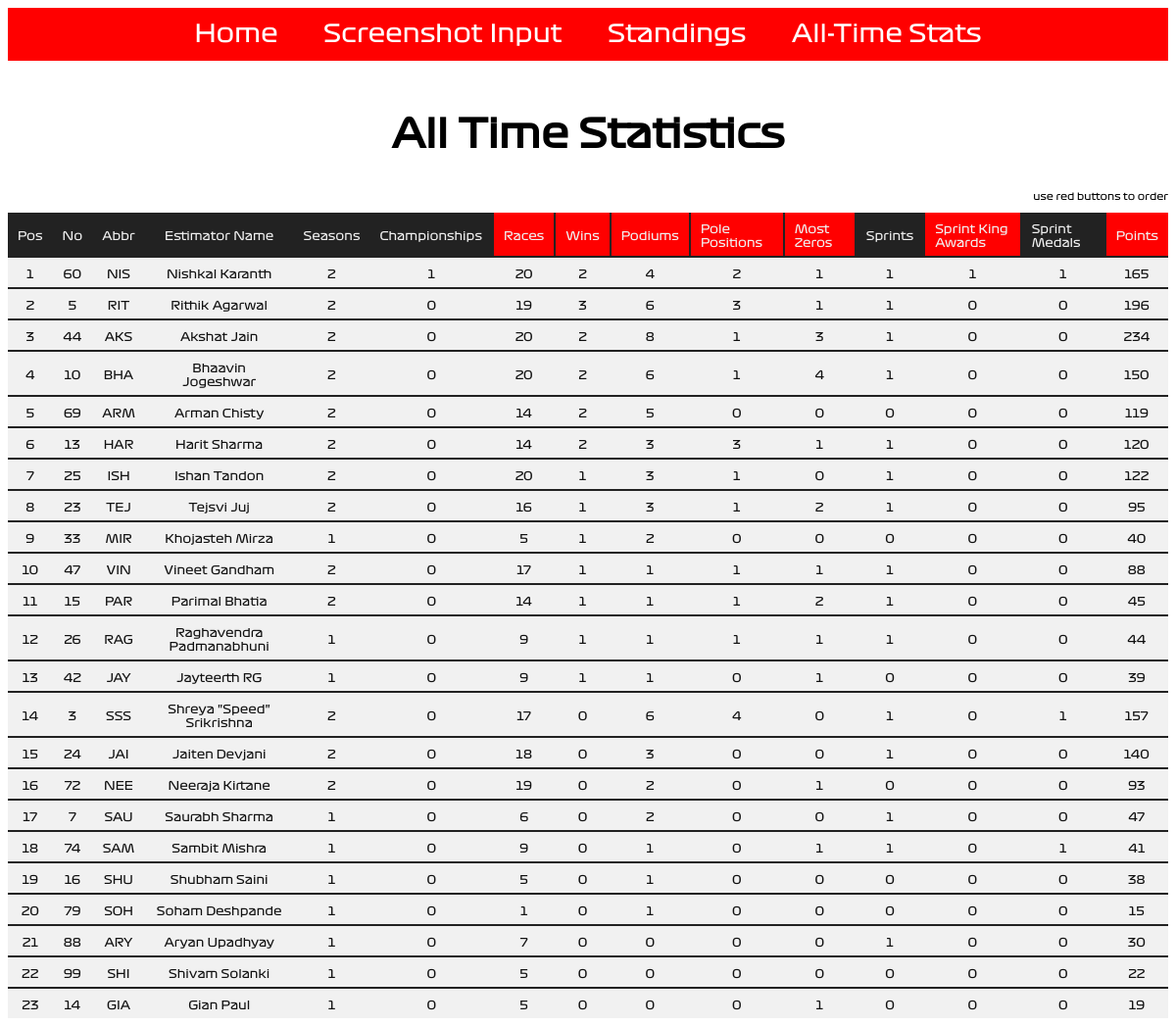
The app's page /alltimestats/, older data.
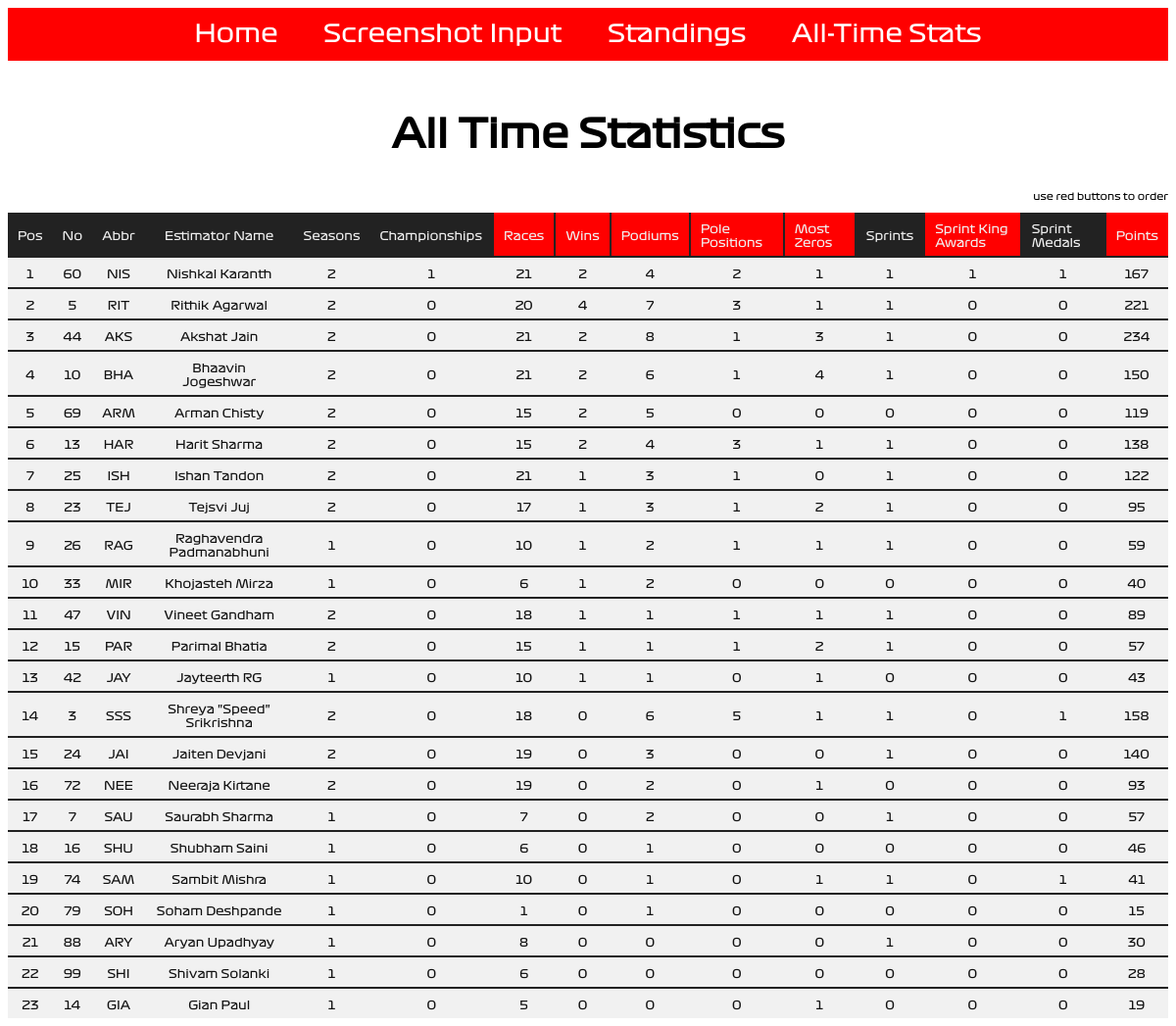
The same page, newer data.
### input_portal/models.py (models this page shows, shortened)
class alltime_leaderboard(models.Model):
    abbr = models.CharField(max_length = 4, unique = True)
    first_name = models.CharField(max_length = 32)
    last_name = models.CharField(max_length = 32)
    driver_no = models.IntegerField()
    points = models.FloatField()
    races = models.IntegerField()
    wins = models.IntegerField()
    podiums = models.IntegerField()
    sprints = models.IntegerField()
    sprint_king = models.IntegerField()
    sprint_medals = models.IntegerField()
    poles = models.IntegerField()
    most_zeros = models.IntegerField()
    seasons = models.IntegerField()
    championships = models.IntegerField()

### input_portal/views.py (the view)
# urls.py: path('alltimestats/', views.AllTimeStatsView, name='alltimestats'),
def AllTimeStatsView(request):
    href_list=['races', 'wins', 'podiums', 'poles', 'mostzeros', 'sprintkings', 'points']
    selected_list=['unselected', 'unselected', 'unselected', 'unselected', 'unselected', 'unselected', 'unselected']
    alltimestats_list = alltime_leaderboard.objects.order_by('-championships', '-wins', '-podiums', '-points')
    stats_dict = {'stat_table' : alltimestats_list, 'h': href_list, 's': selected_list}
    return render(request, 'alltimestats.html', context = stats_dict)

### input_portal/templates/input_portal/alltimestats.html
<!DOCTYPE html>
{% extends "input_portal/base.html" %}
{% block body_block %}
  <h2>All Time Statistics</h2>
  <p style="text-align: right; font-size: 10px"> use red buttons to order </p>
  {% if stat_table %}
  <table class="current_leaderboard centre">
  <thead>
    <td class="statHead"> Pos </td>
    <td class="statHead"> No </td>
    <td class="statHead"> Abbr </td>
    <td class="statHead tcentre"> Estimator Name </td>
    <td class="statHead"> Seasons </td>
    <td class="statHead"> Championships </td>
    <td class="statButton{{ s.0 }}"> <a href = "{{ h.0 }}"> Races </a> </td>
    <td class="statButton{{ s.1 }}"> <a href = "{{ h.1 }}"> Wins </a> </td>
    <td class="statButton{{ s.2 }}"> <a href = "{{ h.2 }}"> Podiums </a> </td>
    <td class="statButton{{ s.3 }}"> <a href = "{{ h.3 }}"> Pole Positions </a> </td>
    <td class="statButton{{ s.4 }}"> <a href = "{{ h.4 }}"> Most Zeros </a> </td>
    <td class="statHead"> Sprints </td>
    <td class="statButton{{ s.5 }}"> <a href = "{{ h.5 }}"> Sprint King Awards </a> </td>
    <td class="statHead"> Sprint Medals </td>
    <td class="statButton{{ s.6 }}"> <a href = "{{ h.6 }}"> Points </a> </td>
  </thead>
  {% for row in stat_table %}
    <tr>
      <td class="statText"> {{ forloop.counter }} </td>
      <td class="statText"> {{ row.driver_no }} </td>
      <td class="statText"> {{ row.abbr }} </td>
      <td class="statText"> {{ row.first_name }} {{ row.last_name }} </td>
      <td class="statText"> {{ row.seasons }} </td>
      <td class="statText"> {{ row.championships }} </td>
      <td class="statText"> {{ row.races }} </td>
      <td class="statText"> {{ row.wins }} </td>
      <td class="statText"> {{ row.podiums }} </td>
      <td class="statText"> {{ row.poles }} </td>
      <td class="statText"> {{ row.most_zeros }} </td>
      <td class="statText"> {{ row.sprints }} </td>
      <td class="statText"> {{ row.sprint_king }} </td>
      <td class="statText"> {{ row.sprint_medals }} </td>
      <td class="statText"> {{ row.points|floatformat:0 }} </td>
    </tr>
  {% endfor %}
  </table>
  {% else %}
    <p>No data found </p>
  {% endif %}
{% endblock %}

Row changes from the older to the newer data that the page shows:
changed alltime_leaderboard "NIS": races "20" → "21"; points "165" → "167"
changed alltime_leaderboard "RIT": races "19" → "20"; wins "3" → "4"; podiums "6" → "7"; points "196" → "221"
changed alltime_leaderboard "AKS": races "20" → "21"
changed alltime_leaderboard "BHA": races "20" → "21"
changed alltime_leaderboard "ARM": races "14" → "15"
changed alltime_leaderboard "HAR": races "14" → "15"; podiums "3" → "4"; points "120" → "138"
changed alltime_leaderboard "ISH": races "20" → "21"
changed alltime_leaderboard "TEJ": races "16" → "17"
changed alltime_leaderboard "RAG": races "9" → "10"; podiums "1" → "2"; points "44" → "59"; moves up the list
changed alltime_leaderboard "MIR": races "5" → "6"
changed alltime_leaderboard "VIN": races "17" → "18"; points "88" → "89"
changed alltime_leaderboard "PAR": races "14" → "15"; points "45" → "57"
changed alltime_leaderboard "JAY": races "9" → "10"; points "39" → "43"
changed alltime_leaderboard "SSS": races "17" → "18"; poles "4" → "5"; most_zeros "0" → "1"; points "157" → "158"
changed alltime_leaderboard "JAI": races "18" → "19"
changed alltime_leaderboard "SAU": races "6" → "7"; points "47" → "57"
changed alltime_leaderboard "SHU": races "5" → "6"; points "38" → "46"; moves up the list
changed alltime_leaderboard "SAM": races "9" → "10"
changed alltime_leaderboard "ARY": races "7" → "8"
changed alltime_leaderboard "SHI": races "5" → "6"; points "22" → "28"
